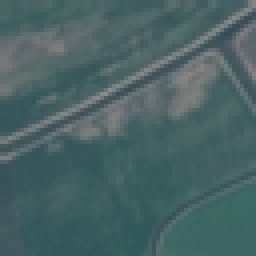
#> input picture data/raw/eurosat/2750/AnnualCrop/AnnualCrop_101.jpg, 64 x 64 px (shown 4 times larger)
$ python -i enhancement.py   (imports and definitions only)
#> lines starting #> are read from the running program, lines starting #| are printed output that depends on the picture
# src/enhancement.py
# Purpose: Apply classical image enhancement techniques to satellite images:
# histogram equalization (contrast), sharpening (clarity), and super-resolution (upscaling).
# These functions take a raw image and return an improved version.

import cv2
import numpy as np


def apply_histogram_equalization(image):
    """
    Improves contrast by redistributing pixel brightness values.

    Args:
        image: numpy array, RGB image with values 0-255, shape (H, W, 3)

    Returns:
        Enhanced image with improved contrast, same shape as input
    """
    # Convert RGB to YCrCb color space.
    # WHY: We only want to equalize BRIGHTNESS, not color.
    # YCrCb separates brightness (Y channel) from color information (Cr, Cb channels).
    # If we equalized R, G, B channels separately, colors would shift unnaturally.
    ycrcb = cv2.cvtColor(image, cv2.COLOR_RGB2YCrCb)
#> ycrcb: shape (64, 64, 3); mean of channels 0, 1, 2 91.2, 115, 133.3

    # Apply histogram equalization ONLY to the Y (brightness) channel
    ycrcb[:, :, 0] = cv2.equalizeHist(ycrcb[:, :, 0])
#> ycrcb: shape (64, 64, 3); mean of channels 0, 1, 2 131.4, 115, 133.3

    # Convert back to RGB for normal viewing/saving
    enhanced = cv2.cvtColor(ycrcb, cv2.COLOR_YCrCb2RGB)
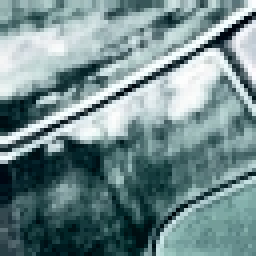
#> enhanced: shape (64, 64, 3) (shown 4 times larger); mean R, G, B 113.9, 138.9, 140.8

    return enhanced


def apply_sharpening(image):
    """
    Sharpens image edges using a convolution kernel.

    Args:
        image: numpy array, RGB image with values 0-255, shape (H, W, 3)

    Returns:
        Sharpened image, same shape as input
    """
    # Define the sharpening kernel (explained in theory section above)
    kernel = np.array([
        [0, -1,  0],
        [-1, 5, -1],
        [0, -1,  0]
    ])

    # cv2.filter2D "slides" this kernel across every pixel in the image
    sharpened = cv2.filter2D(image, -1, kernel)
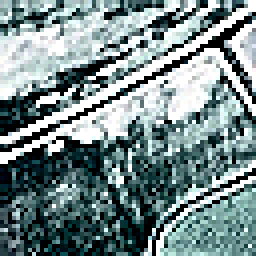
#> sharpened: shape (64, 64, 3) (shown 4 times larger); mean R, G, B 119, 137.9, 138.9

    return sharpened


def apply_super_resolution(image, scale_factor=2):
    """
    Upscales image resolution using bicubic interpolation.

    Args:
        image: numpy array, RGB image, shape (H, W, 3)
        scale_factor: how much bigger to make the image (2 = double size)

    Returns:
        Upscaled image, shape (H*scale_factor, W*scale_factor, 3)
    """
#> called with scale_factor = 2
    height, width = image.shape[:2]
#> height = 64; width = 64
    new_height, new_width = height * scale_factor, width * scale_factor
#> new_height = 128; new_width = 128

    # INTER_CUBIC = bicubic interpolation, considered the best classical
    # method for smooth, natural-looking upscaling (vs INTER_LINEAR which is faster but blurrier)
    upscaled = cv2.resize(image, (new_width, new_height), interpolation=cv2.INTER_CUBIC)
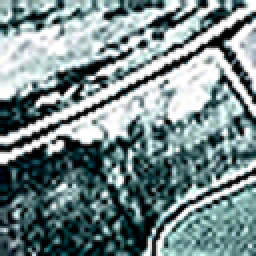
#> upscaled: shape (128, 128, 3) (shown 2 times larger); mean R, G, B 118.9, 137.2, 138.1

    return upscaled


def enhance_pipeline(image):
    """
    Runs the full enhancement pipeline: equalize -> sharpen -> upscale.
    This is the main function we'll call from other scripts.

    Args:
        image: numpy array, RGB image, shape (H, W, 3)

    Returns:
        Fully enhanced and upscaled image
    """
    step1 = apply_histogram_equalization(image)
    step2 = apply_sharpening(step1)
    step3 = apply_super_resolution(step2, scale_factor=2)

    return step3

>>> import cv2
>>> picture = cv2.cvtColor(cv2.imread('../data/raw/eurosat/2750/AnnualCrop/AnnualCrop_101.jpg'), cv2.COLOR_BGR2RGB)
>>> result = enhance_pipeline(picture)

$ run again, on data/raw/eurosat/2750/AnnualCrop/AnnualCrop_1254.jpg
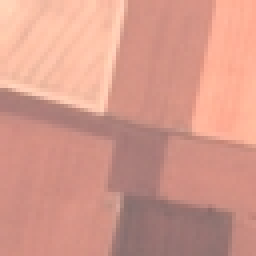
#> input picture data/raw/eurosat/2750/AnnualCrop/AnnualCrop_1254.jpg, 64 x 64 px (shown 4 times larger)
#> in apply_histogram_equalization, `enhanced = cv2.cvtColor(ycrcb, cv2.COLOR_YCrCb2RGB)`:
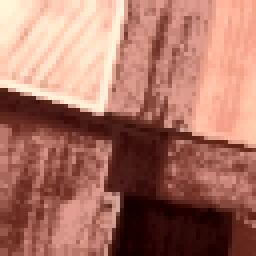
#> enhanced: shape (64, 64, 3) (shown 4 times larger); mean R, G, B 170.3, 115.2, 101.1
#> in apply_super_resolution, `upscaled = cv2.resize(image, (new_width, new_height), interpolation=cv..`:
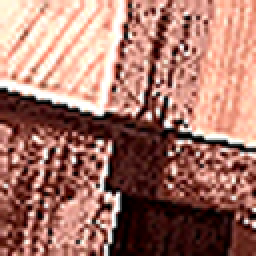
#> upscaled: shape (128, 128, 3) (shown 2 times larger); mean R, G, B 165.4, 117.2, 105

$ run again, on data/raw/eurosat/2750/AnnualCrop/AnnualCrop_1401.jpg
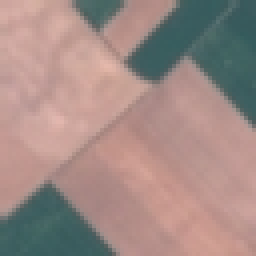
#> input picture data/raw/eurosat/2750/AnnualCrop/AnnualCrop_1401.jpg, 64 x 64 px (shown 4 times larger)
#> in apply_histogram_equalization, `enhanced = cv2.cvtColor(ycrcb, cv2.COLOR_YCrCb2RGB)`:
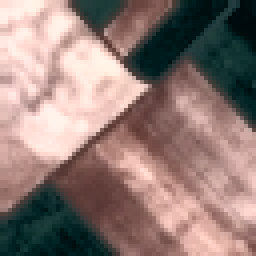
#> enhanced: shape (64, 64, 3) (shown 4 times larger); mean R, G, B 144.7, 123.4, 118
#> in apply_super_resolution, `upscaled = cv2.resize(image, (new_width, new_height), interpolation=cv..`:
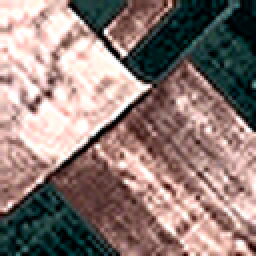
#> upscaled: shape (128, 128, 3) (shown 2 times larger); mean R, G, B 142.6, 123.5, 118.6
